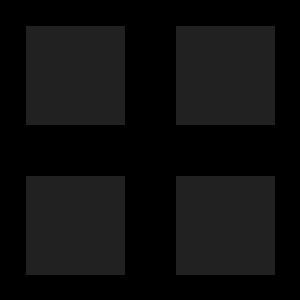
Frame 1 (no input)
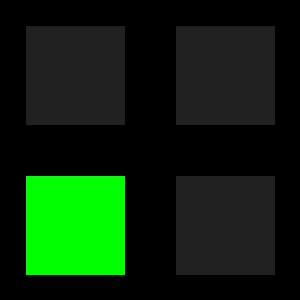
Frame 60 (the mouse pressed at the canvas centre just before this capture)
Frame 120 (the mouse held since frame 60 and released just before this capture): identical to frame 1, image omitted

The Processing sketch that drew these frames (run headless with seeded random() and noise(); from frame 60 on, the mouse is pressed at the canvas centre):

// Processing sketch: sketch_250217a
// ── sketch_250217a.pde
int red = color(255, 0, 0);
int gold = color(255, 255, 0);
int green = color(0, 255, 0);
int blue = color(0, 0, 255);

int off = color(33);
int lamp1 = off;
int lamp2 = off;
int lamp3 = off;
int lamp4 = off;

int count = 0;
int speed=50; //the lower the number, the faster the game
boolean gameOver=false;

ArrayList<Integer> series = new ArrayList();


boolean waitForUser = false;


int userInputCount =0;
int current;
int pressed=0;

float barometer;
float increase;

void setup() {
  size(300, 300);
  rectMode(CENTER);
  series.add((int)random(4)+1);
  textSize(75);
  increase=height/7;
}

void draw() {
  if (!waitForUser) {
    background(0);

    // Er der gået 2 sekunder siden vi sidst opdaterede?

    if (frameCount % speed == 0) {


      //Er vi igang med at vise en serie?

      if (count < series.size()) {

        // tjek om der skal slukkes eller tændes
        
        if (lamp1  == off  &&  lamp2  == off && lamp3  == off && lamp4 == off  ) {
          
          switch(series.get(count)) {
          case 1:
            lamp1 = red;    
            break;
          case 2:
            lamp2 = gold;   
            break;
          case 3:
            lamp3 = green;
            break;
          case 4:  
            lamp4 = blue;
            break;
          }
        } else {
          //vi ved ikke hvilken lampe der er tændt, så vi slukker dem alle
          
          lamp1 = off;
          lamp2 = off;
          lamp3 = off;
          lamp4 = off;

          count++;
        }
        // sidste lampe i serien - brugerens tur 
        if (series.size()==count) {
          waitForUser = true;      
        }
      }
    }
  }
  rectMode(CORNER);
  fill(255);
  rect(width-5,height,5,-barometer);
  rectMode(CENTER);
  fill(lamp1);
  rect(width*.25, height*.25, 100, 100);
  fill(lamp2);
  rect(width*.75, height*.25, 100, 100);
  fill(lamp3);
  rect(width*.25, height*.75, 100, 100);
  fill(lamp4);
  rect(width*.75, height*.75, 100, 100);
}



void mousePressed() {
  if (waitForUser) {
    if (isHit(width*.25-50, width*.25+50, height*.25-50,height*.25+50))
    
    {
      lamp1 = red;
      pressed = 1;
    }

    if (isHit(width*.75-50, width*.75+50, height*.25-50,height*.25+50))
    
    {
      lamp2 = gold;
      pressed = 2;
    }

    if (isHit(width*.25-50, width*.25+50, height*.25-50,height*.25+50))
      
    {
      lamp3 = green;
      pressed = 3;
    }

    if (isHit(width*.75-50, width*.75+50, height*.75-50,height*.75+50)) {
    
    {
      lamp4 = blue;
      pressed = 4;
    }
    }

    if (pressed != 0 && pressed != series.get(userInputCount)) {
      println("you loose");
      gameOver=true;
      return;
    }
    userInputCount++;
  }
}

void mouseReleased() {
  if (waitForUser) {
    lamp1 = off;
    lamp2 = off;
    lamp3 = off;
    lamp4 = off;
    if (userInputCount == series.size()) {
      println("Onto next level...");
      barometer+=increase;
      series.add((int)random(4)+1);   
      count = 0;
      speed -= 3;
      userInputCount = 0;
      waitForUser = false;
    } else if (gameOver) {
      speed = 66;
      barometer = 0;
      series = new ArrayList();
      series.add((int)random(4)+1);
      count = 0;
      userInputCount = 0;
      waitForUser = false;
      gameOver=false;
    }
  }
}
boolean isHit(float buttonX,float buttonWidth,float buttonY,float buttonHeight){
  if(mouseX>buttonX && mouseX<buttonWidth && mouseY>buttonY && mouseY<buttonHeight){
    return true;
  } else {
   return false; 
  }
}

// ── mandag_1.pde
void setuå(){

}

/*String mortenMetode(){
  return "metode";
}
how to return a function */
